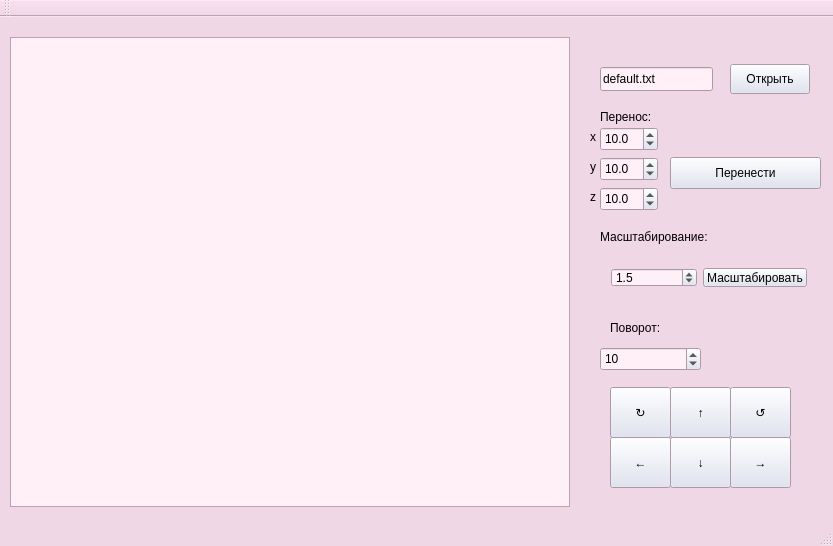
<?xml version="1.0" encoding="UTF-8"?>
<ui version="4.0">
 <class>MainWindow</class>
 <widget class="QMainWindow" name="MainWindow">
  <property name="geometry">
   <rect>
    <x>0</x>
    <y>0</y>
    <width>833</width>
    <height>546</height>
   </rect>
  </property>
  <property name="palette">
   <palette>
    <active>
     <colorrole role="WindowText">
      <brush brushstyle="SolidPattern">
       <color alpha="255">
        <red>0</red>
        <green>0</green>
        <blue>0</blue>
       </color>
      </brush>
     </colorrole>
     <colorrole role="Button">
      <brush brushstyle="SolidPattern">
       <color alpha="255">
        <red>220</red>
        <green>224</green>
        <blue>240</blue>
       </color>
      </brush>
     </colorrole>
     <colorrole role="Light">
      <brush brushstyle="SolidPattern">
       <color alpha="255">
        <red>255</red>
        <green>242</green>
        <blue>253</blue>
       </color>
      </brush>
     </colorrole>
     <colorrole role="Midlight">
      <brush brushstyle="SolidPattern">
       <color alpha="255">
        <red>252</red>
        <green>234</green>
        <blue>255</blue>
       </color>
      </brush>
     </colorrole>
     <colorrole role="Dark">
      <brush brushstyle="SolidPattern">
       <color alpha="255">
        <red>160</red>
        <green>126</green>
        <blue>145</blue>
       </color>
      </brush>
     </colorrole>
     <colorrole role="Mid">
      <brush brushstyle="SolidPattern">
       <color alpha="255">
        <red>255</red>
        <green>226</green>
        <blue>242</blue>
       </color>
      </brush>
     </colorrole>
     <colorrole role="Text">
      <brush brushstyle="SolidPattern">
       <color alpha="255">
        <red>0</red>
        <green>0</green>
        <blue>0</blue>
       </color>
      </brush>
     </colorrole>
     <colorrole role="ButtonText">
      <brush brushstyle="SolidPattern">
       <color alpha="255">
        <red>0</red>
        <green>0</green>
        <blue>0</blue>
       </color>
      </brush>
     </colorrole>
     <colorrole role="Base">
      <brush brushstyle="SolidPattern">
       <color alpha="255">
        <red>255</red>
        <green>240</green>
        <blue>247</blue>
       </color>
      </brush>
     </colorrole>
     <colorrole role="Window">
      <brush brushstyle="SolidPattern">
       <color alpha="255">
        <red>240</red>
        <green>215</green>
        <blue>230</blue>
       </color>
      </brush>
     </colorrole>
     <colorrole role="PlaceholderText">
      <brush brushstyle="SolidPattern">
       <color alpha="128">
        <red>0</red>
        <green>0</green>
        <blue>0</blue>
       </color>
      </brush>
     </colorrole>
    </active>
    <inactive>
     <colorrole role="WindowText">
      <brush brushstyle="SolidPattern">
       <color alpha="255">
        <red>0</red>
        <green>0</green>
        <blue>0</blue>
       </color>
      </brush>
     </colorrole>
     <colorrole role="Button">
      <brush brushstyle="SolidPattern">
       <color alpha="255">
        <red>220</red>
        <green>224</green>
        <blue>240</blue>
       </color>
      </brush>
     </colorrole>
     <colorrole role="Light">
      <brush brushstyle="SolidPattern">
       <color alpha="255">
        <red>255</red>
        <green>242</green>
        <blue>253</blue>
       </color>
      </brush>
     </colorrole>
     <colorrole role="Midlight">
      <brush brushstyle="SolidPattern">
       <color alpha="255">
        <red>252</red>
        <green>234</green>
        <blue>255</blue>
       </color>
      </brush>
     </colorrole>
     <colorrole role="Dark">
      <brush brushstyle="SolidPattern">
       <color alpha="255">
        <red>160</red>
        <green>126</green>
        <blue>145</blue>
       </color>
      </brush>
     </colorrole>
     <colorrole role="Mid">
      <brush brushstyle="SolidPattern">
       <color alpha="255">
        <red>255</red>
        <green>226</green>
        <blue>242</blue>
       </color>
      </brush>
     </colorrole>
     <colorrole role="Text">
      <brush brushstyle="SolidPattern">
       <color alpha="255">
        <red>0</red>
        <green>0</green>
        <blue>0</blue>
       </color>
      </brush>
     </colorrole>
     <colorrole role="ButtonText">
      <brush brushstyle="SolidPattern">
       <color alpha="255">
        <red>0</red>
        <green>0</green>
        <blue>0</blue>
       </color>
      </brush>
     </colorrole>
     <colorrole role="Base">
      <brush brushstyle="SolidPattern">
       <color alpha="255">
        <red>255</red>
        <green>240</green>
        <blue>247</blue>
       </color>
      </brush>
     </colorrole>
     <colorrole role="Window">
      <brush brushstyle="SolidPattern">
       <color alpha="255">
        <red>240</red>
        <green>215</green>
        <blue>230</blue>
       </color>
      </brush>
     </colorrole>
     <colorrole role="PlaceholderText">
      <brush brushstyle="SolidPattern">
       <color alpha="128">
        <red>0</red>
        <green>0</green>
        <blue>0</blue>
       </color>
      </brush>
     </colorrole>
    </inactive>
    <disabled>
     <colorrole role="WindowText">
      <brush brushstyle="SolidPattern">
       <color alpha="255">
        <red>160</red>
        <green>126</green>
        <blue>145</blue>
       </color>
      </brush>
     </colorrole>
     <colorrole role="Button">
      <brush brushstyle="SolidPattern">
       <color alpha="255">
        <red>220</red>
        <green>224</green>
        <blue>240</blue>
       </color>
      </brush>
     </colorrole>
     <colorrole role="Light">
      <brush brushstyle="SolidPattern">
       <color alpha="255">
        <red>255</red>
        <green>242</green>
        <blue>253</blue>
       </color>
      </brush>
     </colorrole>
     <colorrole role="Midlight">
      <brush brushstyle="SolidPattern">
       <color alpha="255">
        <red>252</red>
        <green>234</green>
        <blue>255</blue>
       </color>
      </brush>
     </colorrole>
     <colorrole role="Dark">
      <brush brushstyle="SolidPattern">
       <color alpha="255">
        <red>160</red>
        <green>126</green>
        <blue>145</blue>
       </color>
      </brush>
     </colorrole>
     <colorrole role="Mid">
      <brush brushstyle="SolidPattern">
       <color alpha="255">
        <red>255</red>
        <green>226</green>
        <blue>242</blue>
       </color>
      </brush>
     </colorrole>
     <colorrole role="Text">
      <brush brushstyle="SolidPattern">
       <color alpha="255">
        <red>160</red>
        <green>126</green>
        <blue>145</blue>
       </color>
      </brush>
     </colorrole>
     <colorrole role="ButtonText">
      <brush brushstyle="SolidPattern">
       <color alpha="255">
        <red>160</red>
        <green>126</green>
        <blue>145</blue>
       </color>
      </brush>
     </colorrole>
     <colorrole role="Base">
      <brush brushstyle="SolidPattern">
       <color alpha="255">
        <red>240</red>
        <green>215</green>
        <blue>230</blue>
       </color>
      </brush>
     </colorrole>
     <colorrole role="Window">
      <brush brushstyle="SolidPattern">
       <color alpha="255">
        <red>240</red>
        <green>215</green>
        <blue>230</blue>
       </color>
      </brush>
     </colorrole>
     <colorrole role="PlaceholderText">
      <brush brushstyle="SolidPattern">
       <color alpha="128">
        <red>0</red>
        <green>0</green>
        <blue>0</blue>
       </color>
      </brush>
     </colorrole>
    </disabled>
   </palette>
  </property>
  <property name="windowTitle">
   <string>Frame model</string>
  </property>
  <widget class="QWidget" name="centralWidget">
   <widget class="QPushButton" name="But_Down">
    <property name="geometry">
     <rect>
      <x>670</x>
      <y>420</y>
      <width>61</width>
      <height>51</height>
     </rect>
    </property>
    <property name="text">
     <string>↓</string>
    </property>
   </widget>
   <widget class="QPushButton" name="But_Right">
    <property name="geometry">
     <rect>
      <x>730</x>
      <y>420</y>
      <width>61</width>
      <height>51</height>
     </rect>
    </property>
    <property name="text">
     <string>→</string>
    </property>
   </widget>
   <widget class="QPushButton" name="But_Up">
    <property name="geometry">
     <rect>
      <x>670</x>
      <y>370</y>
      <width>61</width>
      <height>51</height>
     </rect>
    </property>
    <property name="text">
     <string>↑</string>
    </property>
   </widget>
   <widget class="QLineEdit" name="Line_File">
    <property name="geometry">
     <rect>
      <x>600</x>
      <y>50</y>
      <width>113</width>
      <height>24</height>
     </rect>
    </property>
    <property name="text">
     <string>default.txt</string>
    </property>
   </widget>
   <widget class="QPushButton" name="But_Left">
    <property name="geometry">
     <rect>
      <x>610</x>
      <y>420</y>
      <width>61</width>
      <height>51</height>
     </rect>
    </property>
    <property name="text">
     <string>←</string>
    </property>
   </widget>
   <widget class="QGraphicsView" name="graphicsView">
    <property name="geometry">
     <rect>
      <x>10</x>
      <y>20</y>
      <width>560</width>
      <height>470</height>
     </rect>
    </property>
   </widget>
   <widget class="QWidget" name="horizontalLayoutWidget">
    <property name="geometry">
     <rect>
      <x>600</x>
      <y>240</y>
      <width>218</width>
      <height>41</height>
     </rect>
    </property>
    <layout class="QHBoxLayout" name="horizontalLayout">
     <item>
      <widget class="QDoubleSpinBox" name="doubleSpinBox">
       <property name="decimals">
        <number>1</number>
       </property>
       <property name="maximum">
        <double>10.000000000000000</double>
       </property>
       <property name="singleStep">
        <double>1.000000000000000</double>
       </property>
       <property name="value">
        <double>1.500000000000000</double>
       </property>
      </widget>
     </item>
     <item>
      <widget class="QPushButton" name="Scaling">
       <property name="text">
        <string>Масштабировать</string>
       </property>
      </widget>
     </item>
    </layout>
   </widget>
   <widget class="QLabel" name="label">
    <property name="geometry">
     <rect>
      <x>600</x>
      <y>210</y>
      <width>131</width>
      <height>20</height>
     </rect>
    </property>
    <property name="text">
     <string>Масштабирование:</string>
    </property>
   </widget>
   <widget class="QPushButton" name="But_Load">
    <property name="geometry">
     <rect>
      <x>730</x>
      <y>47</y>
      <width>80</width>
      <height>30</height>
     </rect>
    </property>
    <property name="text">
     <string>Открыть</string>
    </property>
   </widget>
   <widget class="QPushButton" name="But_clockwise">
    <property name="geometry">
     <rect>
      <x>610</x>
      <y>370</y>
      <width>61</width>
      <height>51</height>
     </rect>
    </property>
    <property name="text">
     <string>↻</string>
    </property>
   </widget>
   <widget class="QPushButton" name="But_anticlockwise">
    <property name="geometry">
     <rect>
      <x>730</x>
      <y>370</y>
      <width>61</width>
      <height>51</height>
     </rect>
    </property>
    <property name="text">
     <string>↺</string>
    </property>
   </widget>
   <widget class="QSpinBox" name="angle">
    <property name="geometry">
     <rect>
      <x>600</x>
      <y>330</y>
      <width>101</width>
      <height>24</height>
     </rect>
    </property>
    <property name="maximum">
     <number>360</number>
    </property>
    <property name="singleStep">
     <number>5</number>
    </property>
    <property name="value">
     <number>10</number>
    </property>
    <property name="displayIntegerBase">
     <number>10</number>
    </property>
   </widget>
   <widget class="QLabel" name="label_2">
    <property name="geometry">
     <rect>
      <x>610</x>
      <y>300</y>
      <width>121</width>
      <height>21</height>
     </rect>
    </property>
    <property name="text">
     <string>Поворот:</string>
    </property>
   </widget>
   <widget class="QLabel" name="label_3">
    <property name="geometry">
     <rect>
      <x>600</x>
      <y>90</y>
      <width>131</width>
      <height>20</height>
     </rect>
    </property>
    <property name="text">
     <string>Перенос:</string>
    </property>
   </widget>
   <widget class="QDoubleSpinBox" name="doubleSpinBox_2">
    <property name="geometry">
     <rect>
      <x>600</x>
      <y>110</y>
      <width>58</width>
      <height>24</height>
     </rect>
    </property>
    <property name="decimals">
     <number>1</number>
    </property>
    <property name="minimum">
     <double>-200.000000000000000</double>
    </property>
    <property name="maximum">
     <double>200.000000000000000</double>
    </property>
    <property name="singleStep">
     <double>10.000000000000000</double>
    </property>
    <property name="value">
     <double>10.000000000000000</double>
    </property>
   </widget>
   <widget class="QPushButton" name="Transfer">
    <property name="geometry">
     <rect>
      <x>670</x>
      <y>140</y>
      <width>151</width>
      <height>32</height>
     </rect>
    </property>
    <property name="text">
     <string>Перенести</string>
    </property>
   </widget>
   <widget class="QLabel" name="label_4">
    <property name="geometry">
     <rect>
      <x>590</x>
      <y>110</y>
      <width>21</width>
      <height>20</height>
     </rect>
    </property>
    <property name="text">
     <string>x</string>
    </property>
   </widget>
   <widget class="QLabel" name="label_5">
    <property name="geometry">
     <rect>
      <x>590</x>
      <y>140</y>
      <width>21</width>
      <height>20</height>
     </rect>
    </property>
    <property name="text">
     <string>y</string>
    </property>
   </widget>
   <widget class="QLabel" name="label_6">
    <property name="geometry">
     <rect>
      <x>590</x>
      <y>170</y>
      <width>21</width>
      <height>20</height>
     </rect>
    </property>
    <property name="text">
     <string>z</string>
    </property>
   </widget>
   <widget class="QDoubleSpinBox" name="doubleSpinBox_3">
    <property name="geometry">
     <rect>
      <x>600</x>
      <y>140</y>
      <width>58</width>
      <height>24</height>
     </rect>
    </property>
    <property name="decimals">
     <number>1</number>
    </property>
    <property name="minimum">
     <double>-200.000000000000000</double>
    </property>
    <property name="maximum">
     <double>200.000000000000000</double>
    </property>
    <property name="singleStep">
     <double>10.000000000000000</double>
    </property>
    <property name="value">
     <double>10.000000000000000</double>
    </property>
   </widget>
   <widget class="QDoubleSpinBox" name="doubleSpinBox_4">
    <property name="geometry">
     <rect>
      <x>600</x>
      <y>170</y>
      <width>58</width>
      <height>24</height>
     </rect>
    </property>
    <property name="decimals">
     <number>1</number>
    </property>
    <property name="minimum">
     <double>-200.000000000000000</double>
    </property>
    <property name="maximum">
     <double>200.000000000000000</double>
    </property>
    <property name="singleStep">
     <double>10.000000000000000</double>
    </property>
    <property name="value">
     <double>10.000000000000000</double>
    </property>
   </widget>
  </widget>
  <widget class="QToolBar" name="mainToolBar">
   <attribute name="toolBarArea">
    <enum>TopToolBarArea</enum>
   </attribute>
   <attribute name="toolBarBreak">
    <bool>false</bool>
   </attribute>
  </widget>
  <widget class="QStatusBar" name="statusBar"/>
 </widget>
 <layoutdefault spacing="6" margin="11"/>
 <resources/>
 <connections/>
</ui>
